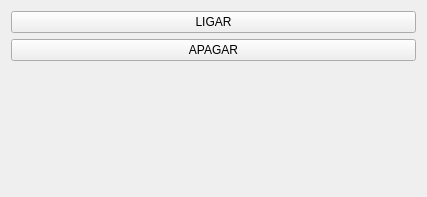
<?xml version="1.0" encoding="UTF-8"?>
<ui version="4.0">
 <class>Widget</class>
 <widget class="QWidget" name="Widget">
  <property name="geometry">
   <rect>
    <x>0</x>
    <y>0</y>
    <width>427</width>
    <height>197</height>
   </rect>
  </property>
  <property name="windowTitle">
   <string>Widget</string>
  </property>
  <layout class="QVBoxLayout" name="verticalLayout">
   <item>
    <widget class="QPushButton" name="ligar_PushButton">
     <property name="text">
      <string>LIGAR</string>
     </property>
    </widget>
   </item>
   <item>
    <widget class="QPushButton" name="apagarPushButton">
     <property name="text">
      <string>APAGAR</string>
     </property>
    </widget>
   </item>
   <item>
    <widget class="QLabel" name="estado_label">
     <property name="text">
      <string/>
     </property>
    </widget>
   </item>
   <item>
    <widget class="QLabel" name="humity_label">
     <property name="text">
      <string/>
     </property>
    </widget>
   </item>
  </layout>
 </widget>
 <layoutdefault spacing="6" margin="11"/>
 <resources/>
 <connections/>
</ui>
